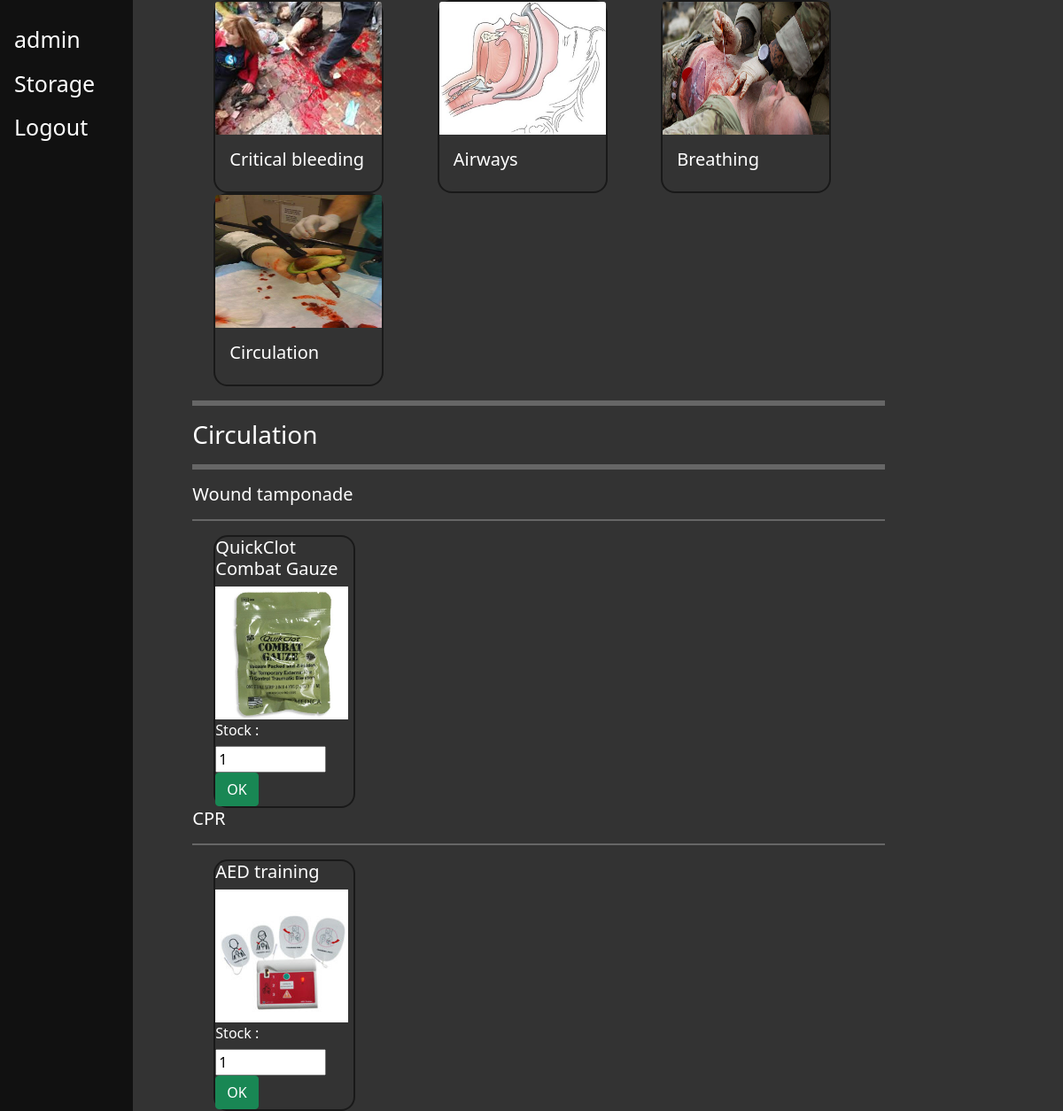
/storage/Circulation/ (signed in), run on the app's committed database.
### storage/models.py (models this page shows, shortened)
class ItemGroup(models.Model):
    item_group_name = models.CharField(max_length=200)
    item_group_image = models.ImageField(upload_to='storage/groups/')
    item_group_sort_priority = models.IntegerField()

class ItemType(models.Model):
    item_type_name = models.CharField(max_length=200)
    item_type_image = models.ImageField(upload_to='storage/tags/')
    item_type_sort_priority = models.IntegerField()
    def __str__(self):
        return self.item_type_name

class Item(models.Model):
    item_name = models.CharField(max_length=300, unique=True)
    item_image = models.ImageField(upload_to='storage/items/')
    item_type = models.ForeignKey(ItemType, related_name='tags', on_delete=models.CASCADE)
    item_stock = models.IntegerField()
    item_group = models.ManyToManyField(ItemGroup, related_name='group')

### storage/views.py (the view)
# urls.py: path('storage/<str:item_group_name>/', views.view_group, name='view_group'),
def view_group(response, item_group_name):
    if response.user.is_authenticated:
        item_group = item_groups.get(item_group_name=item_group_name)
        items = Item.objects.filter(item_group=item_group)
        ret_item_types = []
        for item in items:
            ret_item_types.append(item.item_type)
        ret_item_types = set(ret_item_types)
        return render(response, 'storage/view_group.html',
                       {'items': items, 'item_types': ret_item_types,
                        'item_group_name': item_group_name, 'item_groups': item_groups})
    else:
        return HttpResponseRedirect('/login')

### storage/templates/storage/view_group.html (shortened to what this page needs)
{% extends 'storage/index.html' %}
{% block item_group_content %}
<h3>{{item_group_name}}</h3>
<hr align="left" width="100%" size="8" color="#ff0000"/>
{% for item_type in item_types %}
<h5>{{item_type}}</h5>
<hr align="left" width="100%" size="4" color="#ff0000"/>
<div class="container">
    <div class="row">
        {% for item in items %}
        {% if item_type == item.item_type %}
        <div class="col-sm">
            <div class="card" style="width: 10rem;">
                <h5>{{item.item_name}}</h5>
                <img src="{{ item.item_image.url }}" alt="{{ item.item_name }}" width="150" height="150">
                <form action="/storage/{{item.id}}/" method="post">
                    <label><h6>Stock :</h6></label>
                    <input id="item_stock" type="number" name="item_stock" value="{{ item.item_stock }}" min="0" max="999999">
                    <button type="submit" , name="save" class="btn btn-success">OK</button>
                </form>
            </div>
        </div>
        {% endif %}
        {% endfor %}
    </div>
</div>
{% endfor %}
{% endblock %}

### storage/templates/storage/index.html (shortened to what this page needs)
{% extends 'core/base.html' %}
{% block content %}
<div class="container">
    <div class="row">
        {% for item_group in item_groups %}
        <div class="col-sm">
            <div class="card" style="width: 12rem;">
                <a href="../../storage/{{item_group.item_group_name}}"><img src="{{ item_group.item_group_image.url }}"
                                                                       class="card-img-top" alt="{{ item_group.item_group_name}}"
                                                                       height="150"></a>
                <div class="card-body">
                    <h5 class="card-title">{{ item_group.item_group_name }}</h5>
                </div>
            </div>
        </div>
        {% endfor %}
    </div>
</div>
<hr align="left" width="100%" size="8" color="#ff0000"/>
{% block item_group_content %}
{% endblock item_group_content %}
{% endblock %}

### core/templates/core/base.html (shortened to what this page needs)
<!DOCTYPE html>
<html lang="en">
<head>
    <link href="https://cdn.jsdelivr.net/npm/bootstrap@5.0.2/dist/css/bootstrap.min.css" rel="stylesheet"
>
    {% load static %}
    <link rel="stylesheet" type="text/css" href="{% static '/core/style.css' %}">
</head>
<body>
<div class="sidenav">
    {% if request.user.is_authenticated %}
        {% if request.user.is_superuser %}
            <a href="/admin">{{ user.username }}</a>
        {% else %}
            <a href="/">{{ user.username }}</a>
        {% endif %}
        <a href="/storage">Storage</a>
        <a href="/logout">Logout</a>
    {% else %}
        <a href="/login">Login</a>
        <a href="/register">Registration</a>
    {% endif %}
</div>
<div id="content" , name="content" , class="main">
    <div class="row justify-content-center">
        <div class="col-8">
            {% block content %}
            {% endblock %}
        </div>
    </div>
</div>
</body>
</html>

### static/core/style.css (style rules this page uses)
.sidenav { height:100%; width:150px; position: fixed; z-index:1; top:0; left:0; background-color:#111; overflow-x:hidden; padding-top:20px; }
.sidenav a { padding:6px 8px 6px 16px; text-decoration: none; font-size:25px; color:#fff; display:block; }
.main { margin-left:16px; padding: 0px 0px; color: #fff; background-color: #333; }
body { margin: 0; font-family: var(--bs-font-sans-serif); font-size: 1rem; font-weight: 400; line-height: 1.5; color: #fff; background-color: #333; }
.card { position: relative; display: flex; flex-direction: column; min-width: 0; word-wrap: break-word; background-color: #333; background-clip: border-box; border: 2px solid rgba(1, 1, 1, 0.5); border-radius: 1rem; }

### data on the page
ItemGroup: item_group_image (picture), item_group_name "Critical bleeding"
ItemGroup: item_group_image (picture), item_group_name "Airways"
ItemGroup: item_group_image (picture), item_group_name "Breathing"
ItemGroup: item_group_image (picture), item_group_name "Circulation"
ItemType: item_type_name "Wound tamponade"
Item: item_name "QuickClot Combat Gauze", item_image (picture), item_stock "1"
ItemType: item_type_name "CPR"
Item: item_name "AED training", item_image (picture), item_stock "1"

### other printed values
{{ user.username }} "admin"
